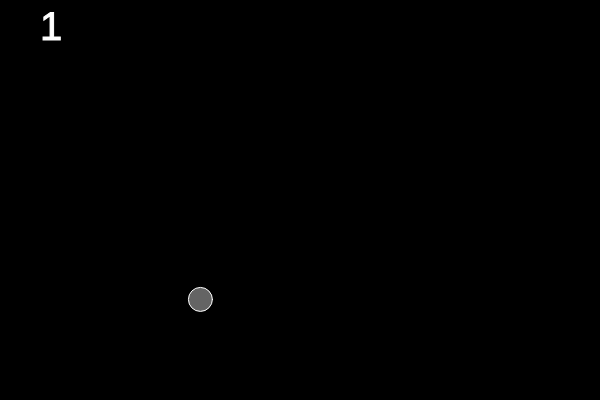
Frame 1 (no input)
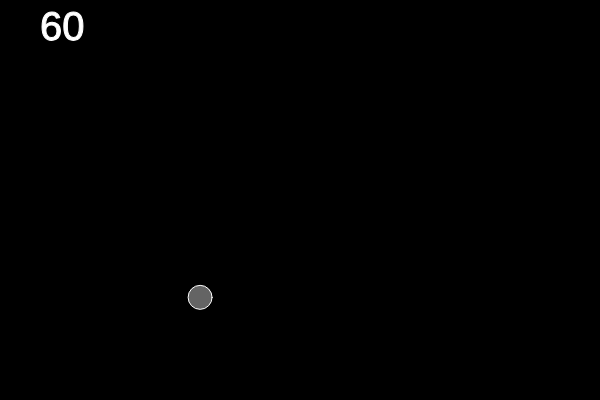
Frame 60 (no input)
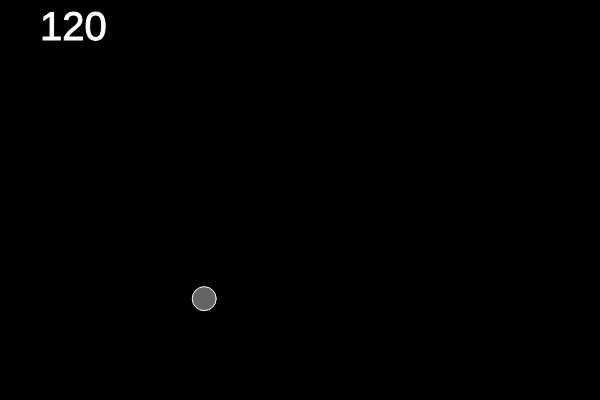
Frame 120 (the mouse pressed at the canvas centre since frame 60)

The p5.js sketch that drew these frames (run headless with seeded random() and noise() and a simulated clock; from frame 60 on, the mouse is pressed at the canvas centre):

// p5.js sketch
// ── sketch.js
/* 
Modificeret til gymnasiebriug efter Shiffmann: https://vimeo.com/channels/learningp5js/141919520
-af Simon Moe. 
*/

var bubble;

function setup() {
  createCanvas(600, 400);
  bubble = new Bubble(height/2, width/2, 24);
}

function draw() {
    background(0);
    bubble.move();
    bubble.display();

    textSize(40);
    fill(255);
    if(frameCount < 200){
        text(frameCount, 40,40);
    }else{
        text("Game Over", 40,40);
    }
}


function mousePressed() {
    bubble.clicked();
}


/*
OPGAVER

1  Lav et point system, så man får et point for at klikke på en bubble - brug funktionen text() til at skrive pointene på skærmen

2  Kan i sørge for at man ikke kan få flere point for at klikke på den samme bubble?

3  Kan i gøre så boblerne hopper mere tilfældigt rundt så de er sværere at klikke på?

4  Kan i sørge for at boblerne bliver væk når man har klikket på dem?

5  Kan i sørge for at man "vinder spillet" fx med en tekstmeddelelse når alle boblerne er væk?

6  Og at der kommer en "genstart knap" så spillet starter forfra? 

*/
// ── bubble.js
function Bubble(x, y, s) {
  this.x = x;
  this.y = y;
  this.size = s;
  this.col = color(255, 100);

  this.display = function() {
    stroke(255);
    fill(this.col);
    ellipse(this.x, this.y, this.size, this.size);
  }

  this.move = function() {
    this.x = this.x + random(-1, 1);
    this.y = this.y + random(-1, 1);

  }
  
  this.clicked = function() {
    var d = dist(mouseX, mouseY, this.x, this.y);
    if (d < this.size) {
      this.col = [255, 0, 200];
    }
  }
}


/*

Opgaver

Objektet bliver hele tiden bedt om at tjekke om det er blevet klikket på - fordi metoden this.clicked bliver kaldt fra draw(). 

Det skal vi finde ud af ved at bruge metoden:
dist(x1, y1, x2, y2) 
https://p5js.org/reference/#/p5/dist

- altså ved at spørge om afstanden mellem musens x,y koordinater og dets egne, er mindre en dets diameter. 



















*/
